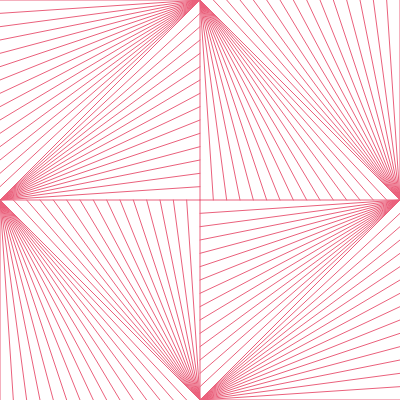
Frame 1 (no input)
Frame 60 (no input): identical to frame 1, image omitted
Frame 120 (the mouse pressed at the canvas centre since frame 60): identical to frame 1, image omitted

The p5.js sketch that drew this single still picture (run headless with seeded random() and noise() and a simulated clock; from frame 60 on, the mouse is pressed at the canvas centre):

// p5.js sketch
// ── sketch.js
let n = 15;
let col = ['#EA617C', '#FFFFFF']

function setup() {
    createCanvas(400, 400);
}
 
function draw() {
    background(col[1]);
    // strokeWeight(3);
    stroke(col[0]);
    lines(0, height / 2, 1);
    lines(0, height / 2, 2);
    lines(width / 2, 0, 3);
    lines(width / 2, height, 4);
    lines(width / 2, height, 1);
    lines(width / 2, 0, 2);
    lines(width, height / 2, 3);
    lines(width, height / 2, 4);
}

function lines(x, y, direction) { 
    let toX;
    let toY; 
    if (direction == 1) {
        toX = x + width / 2;
        toY = y - height / 2;
        for (let i = 0; i <= n; i++) { 
            line(x, y, toX, toY + (i / n) * height / 2);
        }
     }
    else if (direction == 2) {
        toX = x + width / 2;
        toY = y + height / 2;
        for (let i = 0; i <= n; i++) { 
            line(x, y, toX - (i / n) * width / 2, toY);
        }
     }
    else if (direction == 3) {
        toX = x - width / 2;
        toY = y + height / 2;
        for (let i = 0; i <= n; i++) { 
            line(x, y, toX, toY - (i / n) * height / 2);
        }
     }
    else if (direction == 4) {
        toX = x - width / 2;
        toY = y - height / 2;
        for (let i = 0; i <= n; i++) { 
            line(x, y, toX + (i / n) * width / 2, toY);
        }
     }
}
